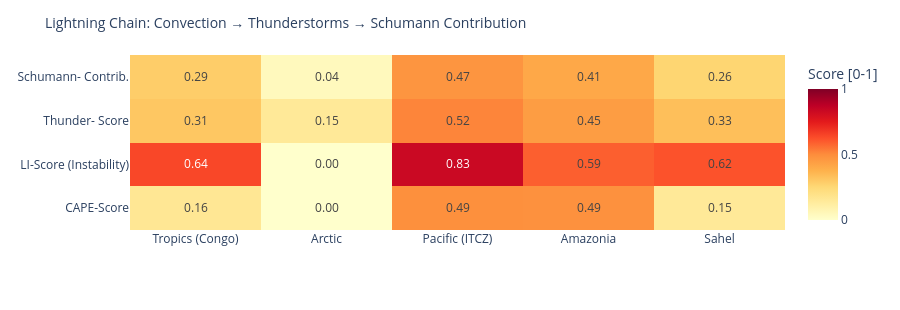

Notebook code cell kept with this figure:
### Code cell
# ============================================================
# LIGHTNING CHAIN: Convection → Thunderstorms → Schumann
# Shows the causal chain per measurement point as heatmap
# ============================================================

def cape_score(v):
    """CAPE → normalized score [0,1]"""
    if v is None or pd.isna(v): return 0.0
    return min(1.0, float(v) / 3000)

def li_score(v):
    """Lifted Index: negative = unstable → score [0,1]"""
    if v is None or pd.isna(v): return 0.3
    return min(1.0, max(0.0, (-float(v) + 6) / 12))

def cloud_score(v):
    if v is None or pd.isna(v): return 0.3
    return float(v) / 100

def thunder_score(row):
    """Kombinierter Gewitterwahrscheinlichkeits-Score
    CAPE + LI + Bedeckung + WMO-Gewitter + konvektiver Niederschlag (showers)
    Hinweis: X-Ray und Kp sind kein Bestandteil – nur geomagn./solarer Kontext.
    """
    cs = cape_score(row.get('cape'))
    ls = li_score(row.get('li'))
    cl = cloud_score(row.get('cloud'))
    t  = 1.0 if row.get('thunderstorm') else 0.0
    # Convective precipitation (showers) as additional indicator
    sh = min(1.0, (row.get('showers') or 0) / 5.0)
    return round(cs * 0.30 + ls * 0.25 + cl * 0.15 + t * 0.20 + sh * 0.10, 3)

def schumann_contribution(t_score, lat):
    """Schumann contribution: higher in tropics (±30°), scaled by thunderstorm score"""
    lat_weight = max(0.3, 1.0 - abs(lat) / 60)
    return round(t_score * lat_weight, 3)

df_atm['cape_score']   = df_atm.apply(lambda r: cape_score(r['cape']), axis=1)
df_atm['li_score']     = df_atm.apply(lambda r: li_score(r['li']),    axis=1)
df_atm['thunder_score']= df_atm.apply(lambda r: thunder_score(r.to_dict()), axis=1)
df_atm['schumann_contribution'] = df_atm.apply(
    lambda r: schumann_contribution(r['thunder_score'], r['lat']), axis=1)

metrics = ['cape_score', 'li_score', 'thunder_score', 'schumann_contribution']
labels  = ['CAPE-Score', 'LI-Score\n(Instability)', 'Thunder-\nScore', 'Schumann-\nContrib.']
z_data  = [df_atm[m].tolist() for m in metrics]

fig = go.Figure(go.Heatmap(
    z=z_data,
    x=df_atm['point'].tolist(),
    y=labels,
    colorscale='YlOrRd',
    zmin=0, zmax=1,
    text=[[f'{v:.2f}' for v in row] for row in z_data],
    texttemplate='%{text}', textfont=dict(size=12),
    colorbar=dict(title='Score [0-1]')
))
fig.update_layout(
    title=dict(text='Lightning Chain: Convection → Thunderstorms → Schumann Contribution', font=dict(size=14)),
    height=310,
    plot_bgcolor='rgba(0,0,0,0)', paper_bgcolor='rgba(0,0,0,0)',
    margin=dict(l=130, r=80, t=55, b=80)
)
fig.show()

### Figure 1 — Plotly figure (JSON) as saved in the notebook; plotly's stock layout.template omitted (floating-point values rounded to 4 significant figures)
{"data": [{"colorbar": {"title": {"text": "Score [0-1]"}}, "colorscale": [[0.0, "rgb(255,255,204)"], [0.125, "rgb(255,237,160)"], [0.25, "rgb(254,217,118)"], [0.375, "rgb(254,178,76)"], [0.5, "rgb(253,141,60)"], [0.625, "rgb(252,78,42)"], [0.75, "rgb(227,26,28)"], [0.875, "rgb(189,0,38)"], [1.0, "rgb(128,0,38)"]], "text": [["0.16", "0.00", "0.49", "0.49", "0.15"], ["0.64", "0.00", "0.83", "0.59", "0.62"], ["0.31", "0.15", "0.52", "0.45", "0.33"], ["0.29", "0.04", "0.47", "0.41", "0.26"]], "textfont": {"size": 12}, "texttemplate": "%{text}", "type": "heatmap", "x": ["Tropics (Congo)", "Arctic", "Pacific (ITCZ)", "Amazonia", "Sahel"], "y": ["CAPE-Score", "LI-Score\n(Instability)", "Thunder-\nScore", "Schumann-\nContrib."], "z": [[0.16, 0.0, 0.49, 0.4867, 0.15], [0.6417, 0.0, 0.8333, 0.5917, 0.6167], [0.309, 0.148, 0.515, 0.446, 0.333], [0.288, 0.044, 0.472, 0.409, 0.261]], "zmax": 1, "zmin": 0}], "layout": {"height": 310, "margin": {"b": 80, "l": 130, "r": 80, "t": 55}, "paper_bgcolor": "rgba(0,0,0,0)", "plot_bgcolor": "rgba(0,0,0,0)", "title": {"font": {"size": 14}, "text": "Lightning Chain: Convection → Thunderstorms → Schumann Contribution"}}}
